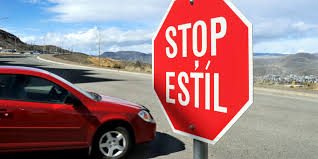
#> input picture Term 1/P4-Advanced Lane Lines/Class_Helpers/persp-image.jpeg, 318 x 159 px
$ jupyter execute Perspective-Transformation.ipynb   (shell and % lines are left out)
#> lines starting #> are read from the running program, lines starting #| are printed output that depends on the picture
## Stop Sign Perspective Transformation

- A stop sign is viewed from an angle.  Apply a perspective transform so it looks like we're viewing it from the front.
- We care about perspective transforms, because the software we write will eventually do this to images of a road so that we can find the lane curvature and looks more like a map representation

1. We first need to select 4 points that define a rectangle on a plane in the source image. Four points are enough to define a linear transformation from one perpective to another. In this case, we're selecting points that define a plane on the surface of the stop sign

2. We also need to define where we want those points to appear in our transformed(warped) image.

3. We can use opencv functions to calculate the function that maps the points in the original image to the warped image with a different perspective

Note: When you apply a perspective transform, choosing four source points manually, as we did in this video, is often not the best option. There are many other ways to select source points. For example, many perspective transform algorithms will programmatically detect four source points in an image based on edge or corner detection and analyzing attributes like color and surrounding pixels.

[cell 1]
import numpy as np
import cv2
import matplotlib.pyplot as plt
import matplotlib.image as mpimg
import glob

[cell 2]
src_image = mpimg.imread("persp-image.jpeg")
#> src_image is the input picture: shape (159, 318, 3); mean R, G, B 158.2, 121.7, 125.8
plt.imshow(src_image);

[cell 3]
# Points
# Top Right, Bottom Right, Bottom Left, Top Left
original_img_pts = [[250.061, 25.57], [251, 100], [152, 89], [152, 40]]
destination_pts = [[250, 25], [250, 100], [150, 100], [150, 25]]

[cell 4]
plt.imshow(src_image);
for x, y in original_img_pts:
    plt.plot(x, y, ".")
plt.show()
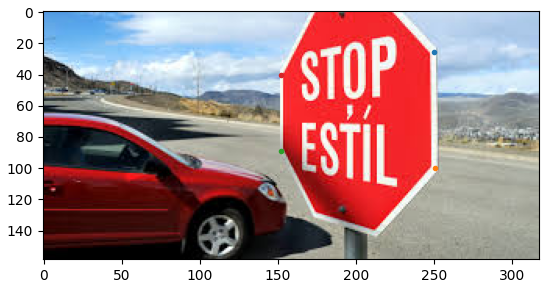
#> figure drawn by matplotlib, 1 panel

[cell 5]
def warp(img, original_img_pts, destination_pts):
    """
        Function that returns a warped image of a given image
    """

    # Define calibration box in source(original) and destination(warped/desired) image

    image_shape = (img.shape[1], img.shape[0])
#> image_shape = (318, 159)

    # Four source coordinates
    src = np.float32(original_img_pts)

    # Four desired points - eyeballing a rectangle in that same image
    dst = np.float32(destination_pts)

    # Compute the perspective transformation matrix
    M = cv2.getPerspectiveTransform(src, dst)

    # We can also get the inverse perspective transform to unwarp the image
    # using cv2.getPerspectiveTransform(dst, src)

    # cv2.INTER_LINEAR: How to fill in missing points as it warps an image
    # Linear interpolation
    return cv2.warpPerspective(img, M, image_shape, flags=cv2.INTER_LINEAR)
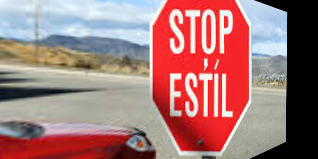
#> returned value: shape (159, 318, 3); mean of channels 0, 1, 2 164.1, 120.6, 119.9; drawn as R, G, B

[cell 6]
warped_image = warp(src_image, original_img_pts, destination_pts)

[cell 7]
fig, (ax1, ax2) = plt.subplots(1, 2, figsize=(20, 10))

ax1.imshow(src_image);
ax1.set_title("Original Image")

ax2.imshow(warped_image)
ax2.set_title("Perspective Transformed Image")

plt.show()
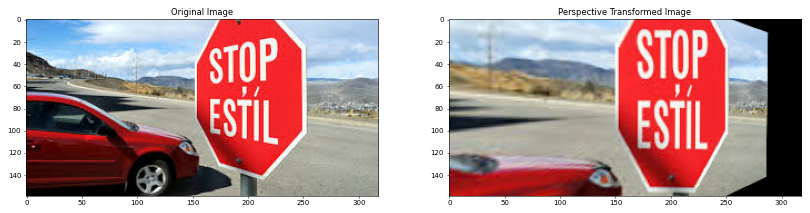
#> figure drawn by matplotlib, 2 panels

$ run again, with Term 1/P4-Advanced Lane Lines/Class_Helpers/signs_vehicles_xygrad.png saved as Term 1/P4-Advanced Lane Lines/Class_Helpers/persp-image.jpeg
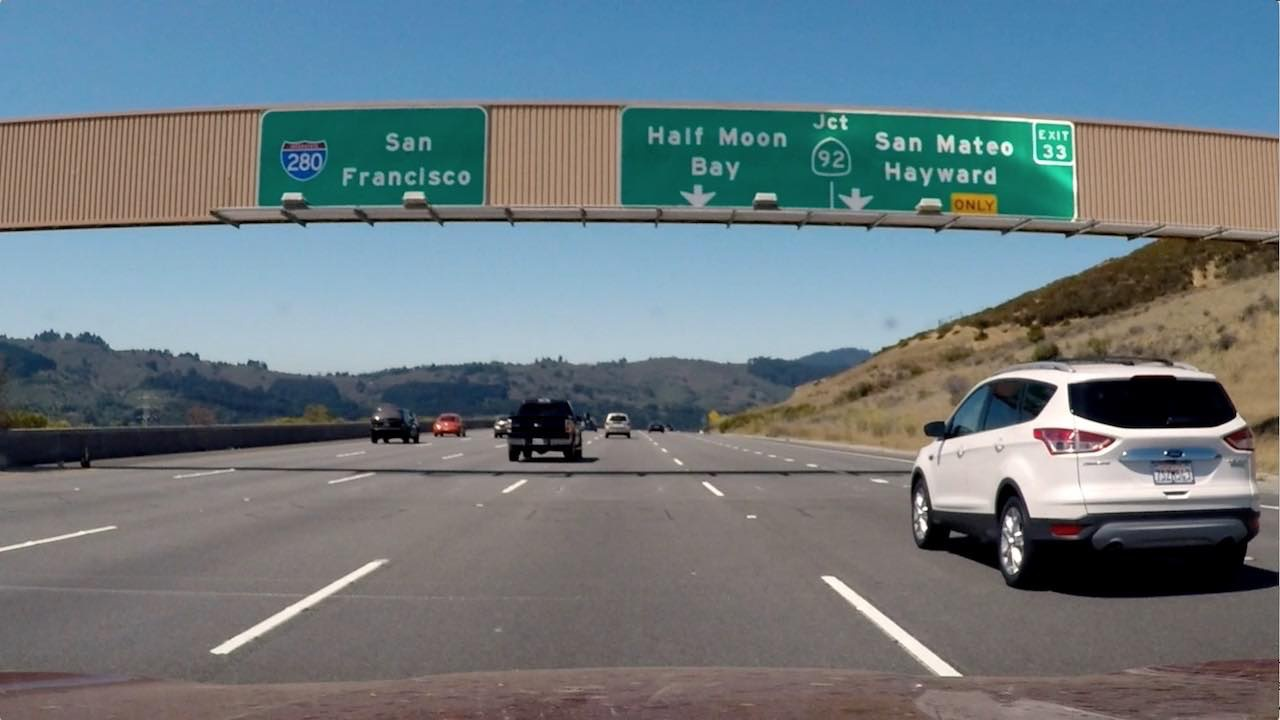
#> input picture Term 1/P4-Advanced Lane Lines/Class_Helpers/signs_vehicles_xygrad.png, 1280 x 720 px
#> src_image is the input picture: shape (720, 1280, 3); mean R, G, B 109.2, 121.6, 127.4
#> in warp, `return cv2.warpPerspective(img, M, image_shape, flags=cv2.INTER_LINEAR)`:
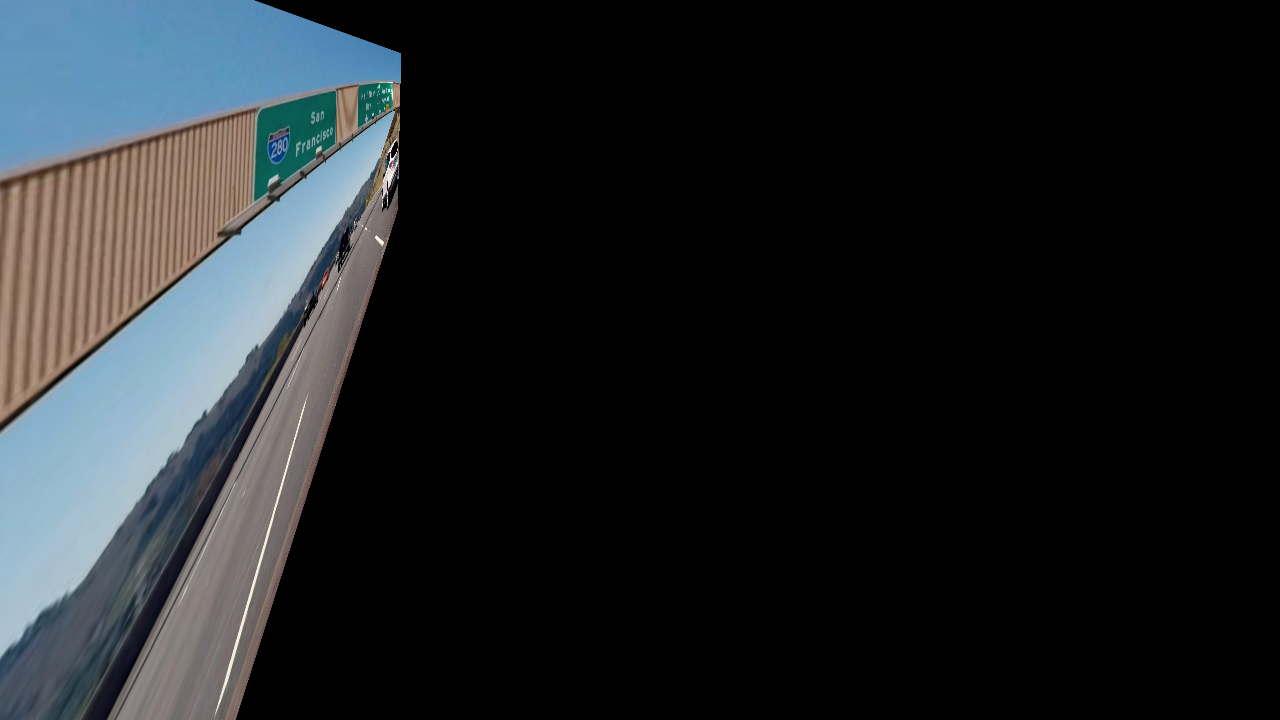
#> returned value: shape (720, 1280, 3); mean of channels 0, 1, 2 30.8, 34.4, 36.9; drawn as R, G, B
#> `plt.show()`:
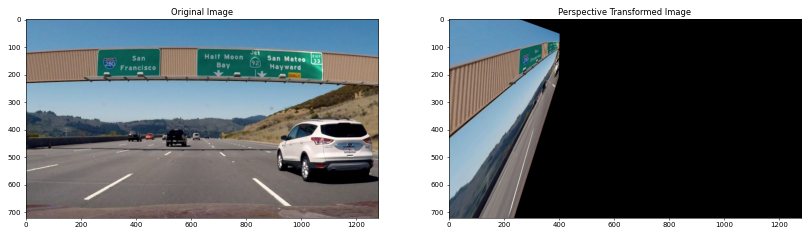
#> figure drawn by matplotlib, 2 panels
